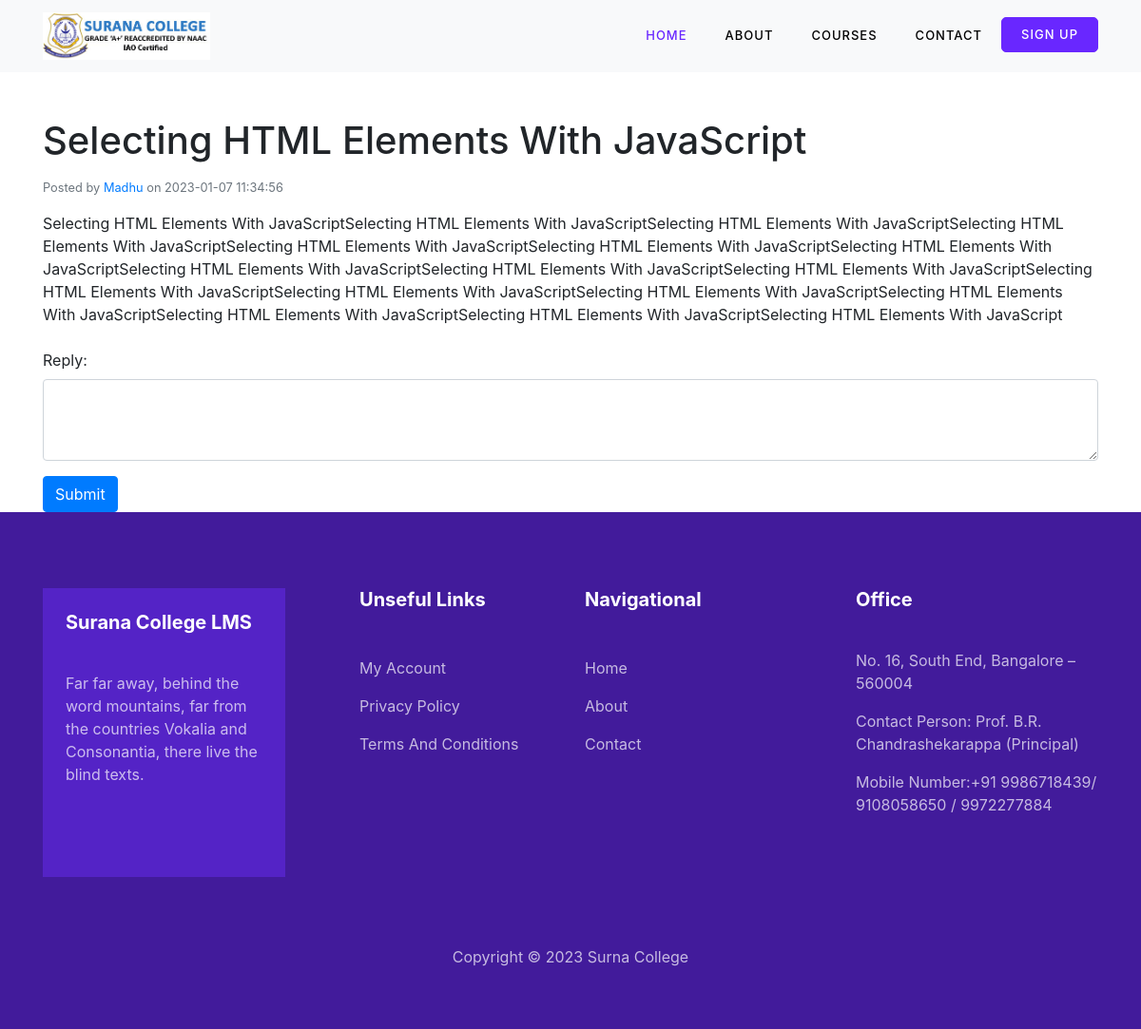
/topics/3, run on an earlier commit of the app's database.
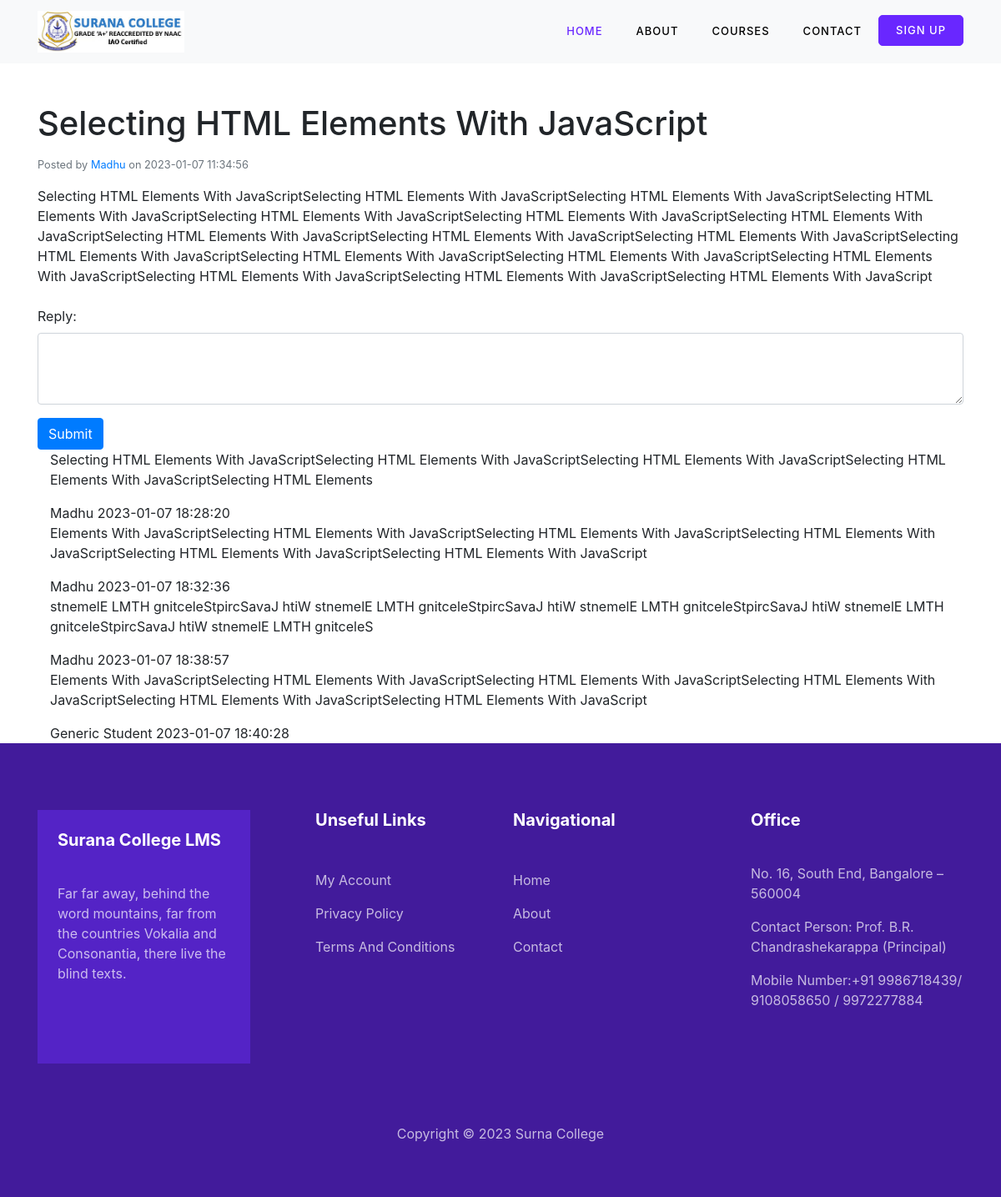
And on a later commit of the database.
### tables this page shows
CREATE TABLE "topics" (
	"id"	INTEGER,
	"title"	TEXT NOT NULL,
	"description"	TEXT NOT NULL,
	"created_at"	DATETIME DEFAULT CURRENT_TIMESTAMP,
	"created_by"	TEXT NOT NULL,
	"created_by_name"	TEXT NOT NULL,
	PRIMARY KEY("id"),
	FOREIGN KEY("created_by") REFERENCES "users"("email")
);

CREATE TABLE "replies" (
	"id"	INTEGER,
	"topic_id"	INTEGER NOT NULL,
	"reply"	TEXT NOT NULL,
	"created_at"	DATETIME DEFAULT CURRENT_TIMESTAMP,
	"created_by"	TEXT NOT NULL,
	"file_url"	TEXT,
	"created_by_name"	TEXT NOT NULL,
	PRIMARY KEY("id"),
	FOREIGN KEY("topic_id") REFERENCES "topics"("id"),
	FOREIGN KEY("created_by") REFERENCES "users"("email")
);

### main.py (the view)
@app.get("/topics/{topic_id}")
def view_topic(request: Request, topic_id: int):
    conn = sqlite3.connect(db)
    cursor = conn.cursor()
    cursor.execute(
        """
        SELECT topics.*, users.name AS created_by_name
        FROM topics
        JOIN users ON topics.created_by = users.email
        WHERE topics.id = ?
        """,
        (topic_id,),
    )
    topic = cursor.fetchone()
    cursor.execute(
        """
        SELECT replies.*, users.name AS created_by_name
        FROM replies
        JOIN users ON replies.created_by = users.email
        WHERE replies.topic_id = ?
        """,
        (topic_id,),
    )
    replies = cursor.fetchall()
    isLogin = request.session.get('isLogin')
    role= request.session.get('role')
    return templates.TemplateResponse("/discussion-forum/topic.html", {"request": request, "isLogin": isLogin, "role": role, "topic": topic, "replies": replies})

### templates/discussion-forum/topic.html (shortened to what this page needs)
{% include "header.html" %}
<section class="container mt-5">
  <h1 class="mb-3">{{ topic[1] }}</h1>
  <small class="text-muted mb-3 d-block">Posted by <a href="#">{{ topic[5] }}</a> on {{ topic[3] }}</small>
  <p class="mb-4">{{ topic[2] }}</p>
  <form action="/replies/create" method="post">
    <div class="form-group">
      <label for="reply">Reply:</label>
      <textarea class="form-control" rows="3" id="reply" name="reply"></textarea>
    </div>
    <button type="submit" class="btn btn-primary">Submit</button>
  </form>
  {% for reply in replies %}
  <div class="container">
    <div class="replied-section">
      <p>{{ reply[2] }}</p>
      <div class="replied-info">
        <span class="username">{{ reply[6] }}</span>
        <span class="time">{{ reply[3] }}</span>
      </div>
    </div>
  </div>
  {% endfor %}
</section>
{% include "footer.html" %}

### templates/header.html (shortened to what this page needs)
<!DOCTYPE html>
<html lang="en">
<head>
  <link rel="stylesheet" href="/static/css/bootstrap.min.css">
  <link rel="stylesheet" href="/static/css/custom.css">
</head>
<body>
  <nav class="navbar navbar-expand-lg navbar-dark ftco_navbar bg-light ftco-navbar-light" id="ftco-navbar">
    <div class="container">
      <a href="/" class="navbar-brand"><img src="/static/img/Suranacollege-logo-2.jpg" height="50"></a>
      <div class="collapse navbar-collapse" id="ftco-nav">
        <ul class="navbar-nav ml-auto">
          <li class="nav-item active"><a href="/" class="nav-link">Home</a></li>
          <li class="nav-item"><a href="/about/" class="nav-link">About</a></li>
          <li class="nav-item"><a href="/all-courses/" class="nav-link">Courses</a></li>
          <li class="nav-item"><a href="/contact/" class="nav-link">Contact</a></li>
          {% if isLogin %}
            {% if role == "teacher" %}
              <li class="nav-item cta"><a href="/teacher-dashboard/" class="nav-link"><span>Teacher's Dashboard</span></a></li>
            {% else %}
              <li class="nav-item cta"><a href="/my-account/" class="nav-link"><span>My Account</span></a></li>
            {% endif %}
          {% else %}
          <li class="nav-item cta"><a href="/signup/" class="nav-link"><span>Sign Up</span></a></li>
          {% endif %}
        </ul>
      </div>
    </div>
  </nav>

### templates/footer.html (shortened to what this page needs)
  <footer class="ftco-bg-dark ftco-footer ftco-section">
	<div class=container>
	  <div class="row mb-5">
		<div class=col-md>
		  <div class="ftco-footer-widget mb-4 bg-primary p-4">
			<h2 class=ftco-heading-2>Surana College LMS
			</h2>
			<p>Far far away, behind the word mountains, far from the countries Vokalia and Consonantia, there live the blind texts.
			<ul class="list-unstyled ftco-footer-social mb-0">
			  <li class="fadeInUp ftco-animate ftco-animated">
				<a href=#>
				</a>
			  <li class="fadeInUp ftco-animate ftco-animated">
				<a href=#>
				</a>
			  <li class="fadeInUp ftco-animate ftco-animated">
				<a href=#>
				</a>
			</ul>
		  </div>
		</div>
		<div class=col-md>
		  <div class="ftco-footer-widget mb-4 ml-md-5">
			<h2 class=ftco-heading-2>Unseful Links
			</h2>
			<ul class=list-unstyled>
			  <li>
				<a href="/my-account/" class="d-block py-2">My Account
				</a>
			  <li>
				<a href=# class="d-block py-2">Privacy Policy
				</a>
			  <li>
				<a href=# class="d-block py-2">Terms And Conditions
				</a>
			</ul>
		  </div>
		</div>
		<div class=col-md>
		  <div class="ftco-footer-widget mb-4">
			<h2 class=ftco-heading-2>Navigational
			</h2>
			<ul class=list-unstyled>
			  <li>
				<a href="/" class="d-block py-2">Home
				</a>
			  <li>
				<a href="/about/" class="d-block py-2">About
				</a>
			  <li>
				<a href="/contact/" class="d-block py-2">Contact
				</a>
			</ul>
		  </div>
		</div>
		<div class=col-md>
		  <div class="ftco-footer-widget mb-4">
			<h2 class=ftco-heading-2>Office
			</h2>
			<div class="block-23 mb-3">
				<ul class="list-unstyled">
					<li>
					  <p>No. 16, South End, Bangalore – 560004</p>
					  <p>Contact Person: Prof. B.R. Chandrashekarappa (Principal)</p>
					  <p>Mobile Number:+91 9986718439/ 9108058650 / 9972277884</p>
					</li>
				</ul>
			</div>
		  </div>
		</div>
	  </div>
	  <div class=row>
		<div class="col-md-12 text-center">
		  <p>Copyright ©
			<script>document.write((new Date).getFullYear())</script> Surna College
		</div>
	  </div>
	</div>
  </footer>
</body>
</html>

### static/css/custom.css (style rules this page uses)
.navbar { position: relative; display: -webkit-box; display: -ms-flexbox; display: flex; -ms-flex-wrap: wrap; flex-wrap: wrap; -webkit-box-align: center; -ms-flex-align: center; align-items: center; -webkit-box-pack: justify; -ms-flex-pack: justify; justify-content: space-between; padding: 0.5rem 1rem; }
.navbar>.container, .navbar>.container-fluid { display: -webkit-box; display: -ms-flexbox; display: flex; -ms-flex-wrap: wrap; flex-wrap: wrap; -webkit-box-align: center; -ms-flex-align: center; align-items: center; -webkit-box-pack: justify; -ms-flex-pack: justify; justify-content: space-between; }
@media (min-width: 992px) { .navbar-expand-lg { -webkit-box-orient: horizontal; -webkit-box-direction: normal; -ms-flex-flow: row nowrap; flex-flow: row nowrap; -webkit-box-pack: start; -ms-flex-pack: start; justify-content: flex-start; } }
@media (min-width: 992px) { .navbar-expand-lg .navbar-nav { -webkit-box-orient: horizontal; -webkit-box-direction: normal; -ms-flex-direction: row; flex-direction: row; } }
@media (min-width: 992px) { .navbar-expand-lg .navbar-nav .nav-link { padding-right: 0.5rem; padding-left: 0.5rem; } }
@media (min-width: 992px) { .navbar-expand-lg>.container, .navbar-expand-lg>.container-fluid { -ms-flex-wrap: nowrap; flex-wrap: nowrap; } }
@media (min-width: 992px) { .navbar-expand-lg .navbar-collapse { display: -webkit-box !important; display: -ms-flexbox !important; display: flex !important; -ms-flex-preferred-size: auto; flex-basis: auto; } }
.navbar-dark .navbar-brand { color: #fff; }
.navbar-dark .navbar-nav .nav-link { color: rgba(255, 255, 255, 0.5); }
.navbar-dark .navbar-nav .show>.nav-link, .navbar-dark .navbar-nav .active>.nav-link, .navbar-dark .navbar-nav .nav-link.show, .navbar-dark .navbar-nav .nav-link.active { color: #fff; }
.ftco-navbar-light .navbar-brand { color: #fff; }
.ftco-navbar-light .navbar-nav>.nav-item>.nav-link { font-size: 13px; padding-top: .9rem; padding-bottom: .9rem; padding-left: 20px; padding-right: 20px; letter-spacing: 1px; color: #000; font-weight: 500; text-transform: uppercase; opacity: 1 !important; }
.ftco-navbar-light .navbar-nav>.nav-item.cta>a { color: #fff; border: 1px solid #6927ff; padding-top: .5rem; padding-bottom: .5rem; padding-left: 20px; padding-right: 20px; margin-top: 4px; background: #6927ff; -webkit-border-radius: 5px; -moz-border-radius: 5px; -ms-border-radius: 5px; border-radius: 5px; }
.ftco-navbar-light .navbar-nav>.nav-item.cta>a span { display: inline-block; color: #fff; }
.ftco-navbar-light .navbar-nav>.nav-item.active>a { color: rgba(255, 255, 255, 0.5); color: #6927ff; }
.container { width: 100%; padding-right: 15px; padding-left: 15px; margin-right: auto; margin-left: auto; }
@media (min-width: 576px) { .container { max-width: 540px; } }
@media (min-width: 768px) { .container { max-width: 720px; } }
@media (min-width: 992px) { .container { max-width: 960px; } }
@media (min-width: 1200px) { .container { max-width: 1140px; } }
.navbar-brand { display: inline-block; padding-top: 0.3125rem; padding-bottom: 0.3125rem; margin-right: 1rem; font-size: 1.25rem; line-height: inherit; white-space: nowrap; }
.collapse:not(.show) { display: none; }
.navbar-collapse { -ms-flex-preferred-size: 100%; flex-basis: 100%; -webkit-box-flex: 1; -ms-flex-positive: 1; flex-grow: 1; -webkit-box-align: center; -ms-flex-align: center; align-items: center; }
.navbar-nav { display: -webkit-box; display: -ms-flexbox; display: flex; -webkit-box-orient: vertical; -webkit-box-direction: normal; -ms-flex-direction: column; flex-direction: column; padding-left: 0; margin-bottom: 0; list-style: none; }
.navbar-nav .nav-link { padding-right: 0; padding-left: 0; }
.ml-auto { margin-left: auto !important; }
.ftco-footer { font-size: 16px; padding: 5em 0; padding-bottom: 3em; background: #421b9b; }
.ftco-footer .ftco-footer-widget.bg-primary { background: #5423c6 !important; }
.ftco-footer .ftco-footer-widget h2 { font-weight: normal; color: #fff; margin-bottom: 40px; font-size: 20px; font-weight: 700; }
.ftco-footer p { color: rgba(255, 255, 255, 0.7); }
.ftco-footer a { color: rgba(255, 255, 255, 0.7); }
.ftco-footer .ftco-heading-2 { font-size: 17px; font-weight: 400; color: #000; }
.ftco-footer-social li { list-style: none; margin: 0 10px 0 0; display: inline-block; }
.ftco-footer-social li a { height: 50px; width: 50px; display: block; float: left; border-radius: 50%; position: relative; }

What changed in the data, as far as the page shows it:
added replies: reply "Selecting HTML Elements With JavaScriptSelecting HTML Elements With JavaScriptSelecting HTML Elements With JavaScriptSelecting HTML Elements With JavaScriptSelecting HTML Elements", created_by_name "Madhu", created_at "2023-01-07 18:28:20"
added replies: reply "Elements With JavaScriptSelecting HTML Elements With JavaScriptSelecting HTML Elements With JavaScriptSelecting HTML Elements With JavaScriptSelecting HTML Elements With JavaScriptSelecting HTML Elements With JavaScript", created_by_name "Madhu", created_at "2023-01-07 18:32:36"
added replies: reply "stnemelE LMTH gnitceleStpircSavaJ htiW stnemelE LMTH gnitceleStpircSavaJ htiW stnemelE LMTH gnitceleStpircSavaJ htiW stnemelE LMTH gnitceleStpircSavaJ htiW stnemelE LMTH gnitceleS", created_by_name "Madhu", created_at "2023-01-07 18:38:57"
added replies: reply "Elements With JavaScriptSelecting HTML Elements With JavaScriptSelecting HTML Elements With JavaScriptSelecting HTML Elements With JavaScriptSelecting HTML Elements With JavaScriptSelecting HTML Elements With JavaScript", created_by_name "Generic Student", created_at "2023-01-07 18:40:28"
